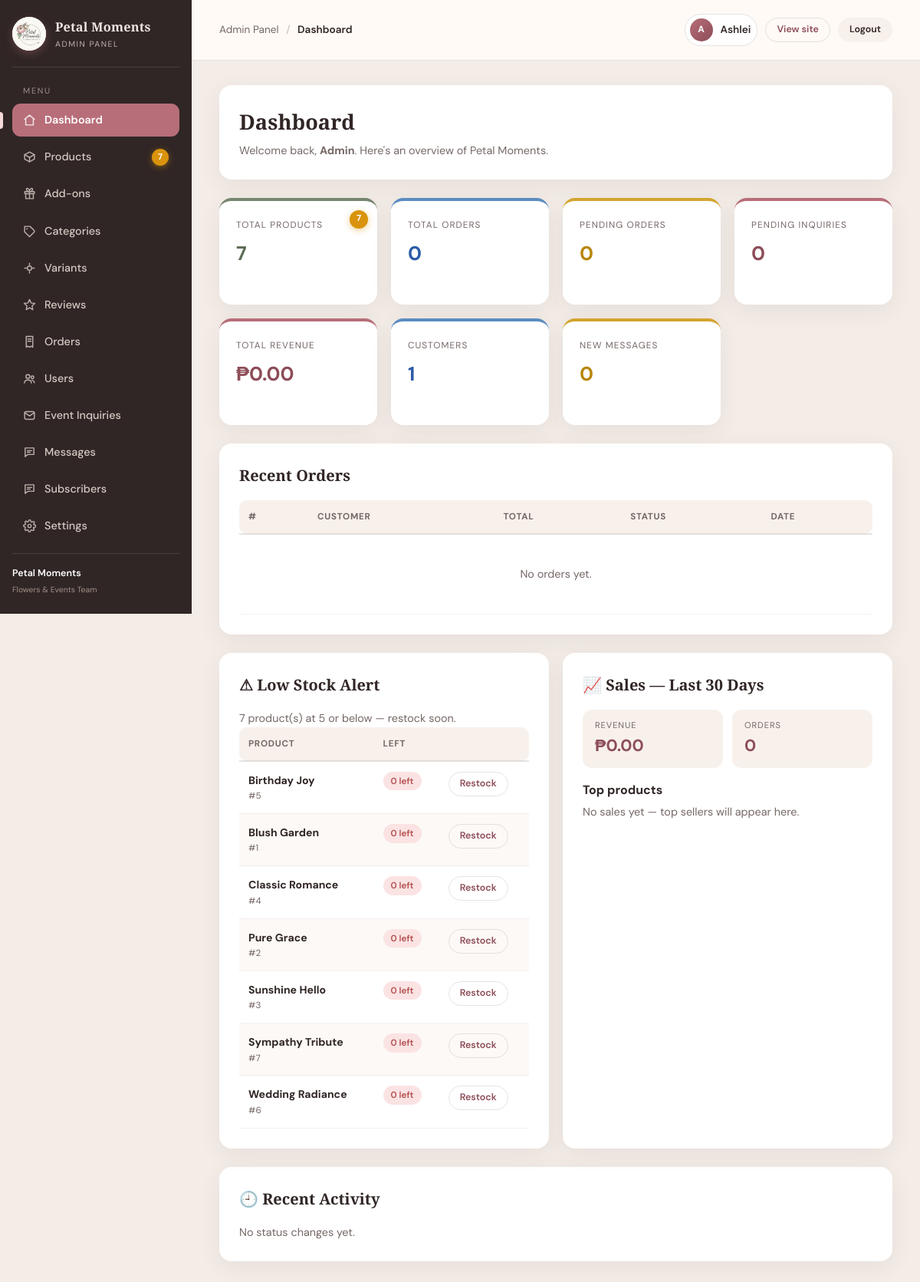
The app's page /admin/index.php (signed in), older data.
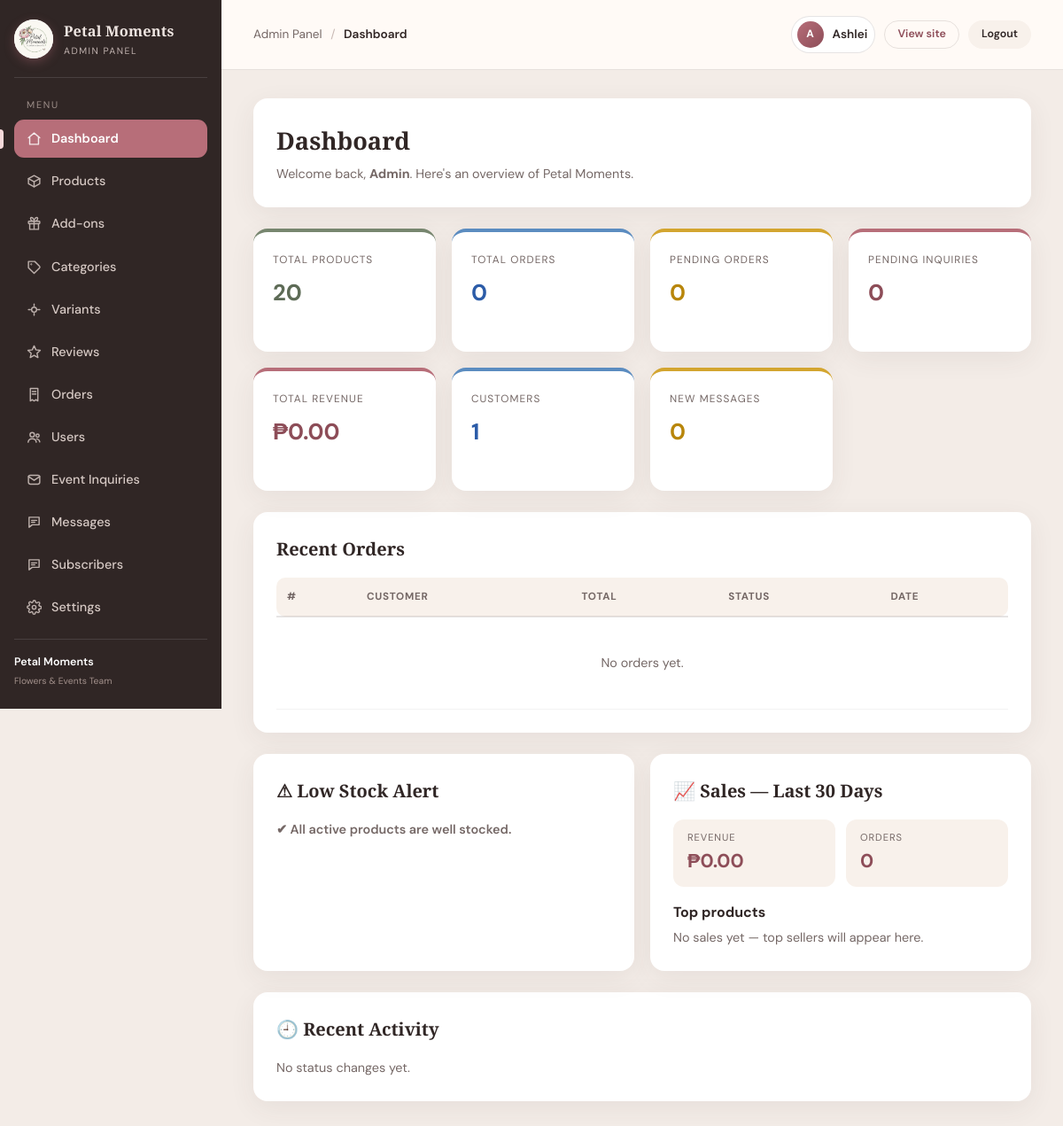
The same page, newer data.
### tables this page shows
CREATE TABLE products (
  id           INT UNSIGNED AUTO_INCREMENT PRIMARY KEY,
  category_id  INT UNSIGNED   NULL,
  name         VARCHAR(120)   NOT NULL,
  slug         VARCHAR(140)   NOT NULL UNIQUE,
  description  TEXT           NULL,
  price        DECIMAL(10,2)  NOT NULL DEFAULT 0.00,
  sale_price   DECIMAL(10,2)  NULL,
  image        VARCHAR(255)   NULL,
  stock        INT            NOT NULL DEFAULT 0,
  is_featured  TINYINT(1)     NOT NULL DEFAULT 0,
  is_addon     TINYINT(1)     NOT NULL DEFAULT 0,
  show_on      VARCHAR(255)   NULL,
  is_active    TINYINT(1)     NOT NULL DEFAULT 1,
  created_at   TIMESTAMP      NOT NULL DEFAULT CURRENT_TIMESTAMP,
  CONSTRAINT fk_products_category
    FOREIGN KEY (category_id) REFERENCES categories(id)
    ON DELETE SET NULL ON UPDATE CASCADE
);

### config/functions.php (called while the page is built, shortened)
<?php
require_once __DIR__ . '/database.php';
function e($value)
{
    return htmlspecialchars((string)$value);
}
function is_logged_in()
{
    return isset($_SESSION['user_id']);
}
function is_admin()
{
    return current_role() === 'admin';
}
function current_role()
{
    static $roles = [];
    $id = (int)$_SESSION['user_id'];
    if (!array_key_exists($id, $roles)) {
        $stmt = db()->prepare('SELECT role FROM users WHERE id = :id AND is_active = 1');
        $stmt->execute([':id' => $id]);
        $roles[$id] = $stmt->fetchColumn() ?: '';
    }
    return $roles[$id];
}
function require_admin()
{
    if (!is_admin()) {
        http_response_code(403);
        die('Access denied.');
    }
}

### config/database.php (called while the page is built, shortened)
<?php
function db() {
    try {
        $pdo = new PDO(
            'mysql:host=' . DB_HOST . ';dbname=' . DB_NAME . ';charset=utf8mb4',
            DB_USER,
            DB_PASS
        );
        $pdo->setAttribute(PDO::ATTR_DEFAULT_FETCH_MODE, PDO::FETCH_ASSOC);
        $pdo->setAttribute(PDO::ATTR_ERRMODE, PDO::ERRMODE_EXCEPTION);
        return $pdo;
    } catch (PDOException $e) {
        die('Database connection failed: ' . $e->getMessage());
    }
}

### admin/index.php (the view, shortened to what the changed rows need)
<?php
require_once __DIR__ . '/../config/functions.php';
require_admin();
$active = 'dashboard';
include __DIR__ . '/includes/admin_header.php';
$totalProducts = db()->query("SELECT COUNT(*) FROM products")->fetchColumn();
$lowStock = db()->query("
    SELECT id, name, stock FROM products
    WHERE is_active = 1 AND stock <= 5
    ORDER BY stock ASC, name ASC LIMIT 8
")->fetchAll();
$lowStockCount = (int)db()->query("SELECT COUNT(*) FROM products WHERE is_active = 1 AND stock <= 5")->fetchColumn();
?>
<div class="admin-card">
    <h1>Dashboard</h1>
</div>
<div class="stat-grid">
    <a class="stat-card stat-sage" href="products.php"><span>Total Products</span><strong><?php echo (int)$totalProducts; ?></strong><small>Manage →</small><?php if ($lowStockCount > 0): ?><span class="stat-badge warn" title="<?php echo $lowStockCount; ?> low stock items"><?php echo $lowStockCount; ?></span><?php endif; ?></a>
</div>
<div class="admin-card">
    <h2>Recent Orders</h2>
    <div class="table-scroll">
    <table class="admin-table">
        <thead>
            <tr><th>#</th><th>Customer</th><th>Total</th><th>Status</th><th>Date</th></tr>
        </thead>
    </table>
    </div>
</div>
<div class="dash-grid">
    <div class="admin-card">
        <h2>⚠ Low Stock Alert</h2>
        <?php if (empty($lowStock)): ?>
            <p class="stock-ok">✔ All active products are well stocked.</p>
        <?php else: ?>
            <p><?php echo count($lowStock); ?> product(s) at 5 or below — restock soon.</p>
            <div class="table-scroll">
            <table class="admin-table">
                <thead><tr><th>Product</th><th>Left</th><th></th></tr></thead>
                <tbody>
                <?php foreach ($lowStock as $ls): ?>
                    <tr>
                        <td><strong><?php echo e($ls['name']); ?></strong> <small>#<?php echo (int)$ls['id']; ?></small></td>
                        <td><span class="chip <?php echo (int)$ls['stock'] === 0 ? 'chip-out' : 'chip-yes'; ?>"><?php echo (int)$ls['stock']; ?> left</span></td>
                        <td><a class="btn btn-ghost btn-sm" href="products.php?edit=<?php echo (int)$ls['id']; ?>">Restock</a></td>
                    </tr>
                <?php endforeach; ?>
                </tbody>
            </table>
            </div>
        <?php endif; ?>
    </div>
    <div class="admin-card">
        <h2>📈 Sales — Last 30 Days</h2>
    </div>
</div>
<div class="admin-card">
    <h2>🕘 Recent Activity</h2>
</div>
<?php include __DIR__ . '/includes/admin_footer.php'; ?>

### admin/includes/admin_header.php (shortened to what the changed rows need)
<?php
require_once __DIR__ . '/../../config/functions.php';
$navCounts = ['orders' => 0, 'inquiries' => 0, 'messages' => 0, 'lowstock' => 0];
try {
    $navDb = db();
    $navCounts['orders']    = (int)$navDb->query("SELECT COUNT(*) FROM orders WHERE status = 'pending'")->fetchColumn();
    $navCounts['inquiries'] = (int)$navDb->query("SELECT COUNT(*) FROM event_inquiries WHERE status = 'pending'")->fetchColumn();
    $navCounts['messages']  = (int)$navDb->query("SELECT COUNT(*) FROM contact_messages WHERE status = 'new'")->fetchColumn();
    $navCounts['lowstock']  = (int)$navDb->query("SELECT COUNT(*) FROM products WHERE is_active = 1 AND stock <= 5")->fetchColumn();
} catch (Exception $e) {  }
?>
<!DOCTYPE html>
<html lang="en">
<head>
    <link rel="stylesheet" href="admin_style.css?v=<?php echo filemtime(__DIR__ . '/../admin_style.css'); ?>" />
</head>
<body class="admin-body">
<div class="admin-layout">
    <aside class="admin-sidebar">
        <nav class="admin-nav">
            <?php if (is_admin()): ?>
            <a href="products.php" class="<?php echo ($active ?? '') === 'products' ? 'active' : ''; ?>">
                <svg viewBox="0 0 24 24" fill="none" stroke="currentColor" stroke-width="2" stroke-linecap="round" stroke-linejoin="round"><path d="M21 8 12 3 3 8v8l9 5 9-5V8Z"/><path d="M3 8l9 5 9-5"/><path d="M12 13v8"/></svg>
                Products
                <?php if ($navCounts['lowstock'] > 0): ?><span class="nav-badge warn" title="<?php echo (int)$navCounts['lowstock']; ?> products low on stock"><?php echo (int)$navCounts['lowstock']; ?></span><?php endif; ?>
            </a>
            <?php endif; ?>
        </nav>
    </aside>
    <div class="admin-content">
        <main class="admin-main">

Row changes from the older to the newer data that the page shows:
no longer on this page (row edited): products: name "Birthday Joy", id "5", stock "0"
no longer on this page (row edited): products: name "Blush Garden", id "1", stock "0"
no longer on this page (row edited): products: name "Classic Romance", id "4", stock "0"
no longer on this page (row edited): products: name "Pure Grace", id "2", stock "0"
no longer on this page (row edited): products: name "Sunshine Hello", id "3", stock "0"
no longer on this page (row edited): products: name "Sympathy Tribute", id "7", stock "0"
no longer on this page (row edited): products: name "Wedding Radiance", id "6", stock "0"
Text that changed along with them:
$totalProducts: "7" → "20"
$navCounts['lowstock']: "7" → (not shown)
$lowStockCount: "7" → (not shown)
count($lowStock): "7" → (not shown)
text no longer shown: "product(s) at 5 or below — restock soon. PRODUCT LEFT"
text now shown: "✔ All active products are well stocked."
